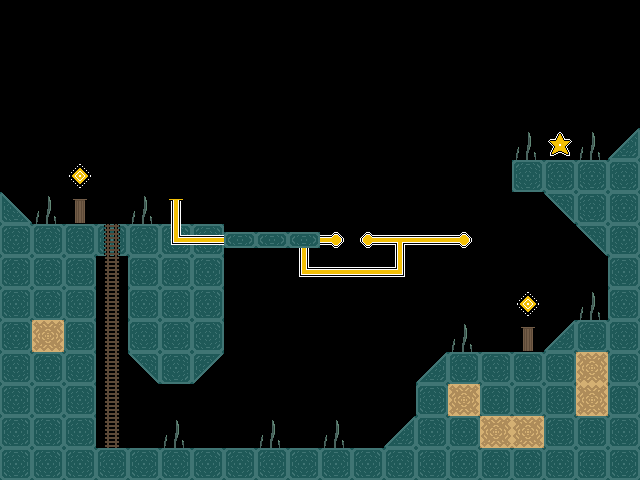

The image is a tile-based game level rendered from a .tmx file. Its description and complete source (layers, tilesets, objects, tile grids) follow:
An orthogonal 20x15 tile map with 32x32 px tiles, 8 tile layers (Background, Ground, Platform, Walls, ...).

<map version="1.10" tiledversion="1.11.0" orientation="orthogonal" renderorder="right-down" width="20" height="15" tilewidth="32" tileheight="32" infinite="0" nextlayerid="11" nextobjectid="1">
 <tileset firstgid="1" source="../Tilesets/stargame_tilesets-Sheet.tsx" />
 <layer id="10" name="Background" width="20" height="15">
  <data encoding="csv">
0,0,0,0,0,0,0,0,0,0,0,0,0,0,0,0,0,0,0,0,
0,0,0,0,0,0,0,0,0,0,0,0,0,0,0,0,0,0,0,0,
0,0,0,0,0,0,0,0,0,0,0,0,0,0,0,0,0,0,0,0,
0,0,0,0,0,0,0,0,0,0,0,0,0,0,0,0,0,0,0,0,
0,0,0,0,0,0,0,0,0,0,0,0,0,0,0,0,21,0,21,0,
0,0,0,0,0,0,0,0,0,0,0,0,0,0,0,0,0,0,0,0,
0,21,28,0,21,0,0,0,0,0,0,0,0,0,0,0,0,0,0,0,
0,0,0,0,0,0,0,0,0,0,0,0,0,0,0,0,0,0,0,0,
0,0,0,0,0,0,0,0,0,0,0,0,0,0,0,0,0,0,0,0,
0,0,0,0,0,0,0,0,0,0,0,0,0,0,0,0,0,0,21,0,
0,0,0,0,0,0,0,0,0,0,0,0,0,0,21,0,28,0,0,0,
0,0,0,0,0,0,0,0,0,0,0,0,0,0,0,0,0,0,0,0,
0,0,0,0,0,0,0,0,0,0,0,0,0,0,0,0,0,0,0,0,
0,0,0,0,0,21,0,0,21,0,21,0,0,0,0,0,0,0,0,0,
0,0,0,0,0,0,0,0,0,0,0,0,0,0,0,0,0,0,0,0
</data>
 </layer>
 <layer id="2" name="Ground" width="20" height="15">
  <data encoding="csv">
0,0,0,0,0,0,0,0,0,0,0,0,0,0,0,0,0,0,0,0,
0,0,0,0,0,0,0,0,0,0,0,0,0,0,0,0,0,0,0,0,
0,0,0,0,0,0,0,0,0,0,0,0,0,0,0,0,0,0,0,0,
0,0,0,0,0,0,0,0,0,0,0,0,0,0,0,0,0,0,0,0,
0,0,0,0,0,0,0,0,0,0,0,0,0,0,0,0,0,0,0,1610612741,
0,0,0,0,0,0,0,0,0,0,0,0,0,0,0,0,10,10,10,10,
5,0,0,0,0,0,0,0,0,0,0,0,0,0,0,0,0,3221225477,10,10,
10,10,10,10,10,10,10,0,0,0,0,0,0,0,0,0,0,0,3221225477,10,
10,10,10,0,10,10,10,0,0,0,0,0,0,0,0,0,0,0,0,10,
10,10,10,0,10,10,10,0,0,0,0,0,0,0,0,0,0,0,0,10,
10,9,10,0,10,10,10,0,0,0,0,0,0,0,0,0,0,1610612741,10,10,
10,10,10,0,3221225477,10,2684354565,0,0,0,0,0,0,1610612741,10,10,10,10,9,10,
10,10,10,0,0,0,0,0,0,0,0,0,0,10,9,10,10,10,9,10,
10,10,10,0,0,0,0,0,0,0,0,0,1610612741,10,10,9,9,10,10,10,
10,10,10,10,10,10,10,10,10,10,10,10,10,10,10,10,10,10,10,10
</data>
 </layer>
 <layer id="3" name="Platform" width="20" height="15">
  <data encoding="csv">
0,0,0,0,0,0,0,0,0,0,0,0,0,0,0,0,0,0,0,0,
0,0,0,0,0,0,0,0,0,0,0,0,0,0,0,0,0,0,0,0,
0,0,0,0,0,0,0,0,0,0,0,0,0,0,0,0,0,0,0,0,
0,0,0,0,0,0,0,0,0,0,0,0,0,0,0,0,0,0,0,0,
0,0,0,0,0,0,0,0,0,0,0,0,0,0,0,0,0,0,0,0,
0,0,0,0,0,0,0,0,0,0,0,0,0,0,0,0,0,0,0,0,
0,0,0,0,0,0,0,0,0,0,0,0,0,0,0,0,0,0,0,0,
0,0,0,0,0,0,0,0,0,0,0,0,0,0,0,0,0,0,0,0,
0,0,0,0,0,0,0,0,0,0,0,0,0,0,0,0,0,0,0,0,
0,0,0,0,0,0,0,0,0,0,0,0,0,0,0,0,0,0,0,0,
0,0,0,0,0,0,0,0,0,0,0,0,0,0,0,0,0,0,0,0,
0,0,0,0,0,0,0,0,0,0,0,0,0,0,0,0,0,0,0,0,
0,0,0,0,0,0,0,0,0,0,0,0,0,0,0,0,0,0,0,0,
0,0,0,0,0,0,0,0,0,0,0,0,0,0,0,0,0,0,0,0,
0,0,0,0,0,0,0,0,0,0,0,0,0,0,0,0,0,0,0,0
</data>
 </layer>
 <layer id="4" name="Walls" width="20" height="15">
  <data encoding="csv">
0,0,0,0,0,0,0,0,0,0,0,0,0,0,0,0,0,0,0,0,
0,0,0,0,0,0,0,0,0,0,0,0,0,0,0,0,0,0,0,0,
0,0,0,0,0,0,0,0,0,0,0,0,0,0,0,0,0,0,0,0,
0,0,0,0,0,0,0,0,0,0,0,0,0,0,0,0,0,0,0,0,
0,0,0,0,0,0,0,0,0,0,0,0,0,0,0,0,0,0,0,0,
0,0,0,0,0,0,0,0,0,0,0,0,0,0,0,0,0,0,0,0,
0,0,0,0,0,0,0,0,0,0,0,0,0,0,0,0,0,0,0,0,
0,0,0,0,0,0,0,0,0,0,0,0,0,0,0,0,0,0,0,0,
0,0,0,0,0,0,0,0,0,0,0,0,0,0,0,0,0,0,0,0,
0,0,0,0,0,0,0,0,0,0,0,0,0,0,0,0,0,0,0,0,
0,0,0,0,0,0,0,0,0,0,0,0,0,0,0,0,0,0,0,0,
0,0,0,0,0,0,0,0,0,0,0,0,0,0,0,0,0,0,0,0,
0,0,0,0,0,0,0,0,0,0,0,0,0,0,0,0,0,0,0,0,
0,0,0,0,0,0,0,0,0,0,0,0,0,0,0,0,0,0,0,0,
0,0,0,0,0,0,0,0,0,0,0,0,0,0,0,0,0,0,0,0
</data>
 </layer>
 <layer id="5" name="Wire1" width="20" height="15">
  <data encoding="csv">
0,0,0,0,0,0,0,0,0,0,0,0,0,0,0,0,0,0,0,0,
0,0,0,0,0,0,0,0,0,0,0,0,0,0,0,0,0,0,0,0,
0,0,0,0,0,0,0,0,0,0,0,0,0,0,0,0,0,0,0,0,
0,0,0,0,0,0,0,0,0,0,0,0,0,0,0,0,0,0,0,0,
0,0,0,0,0,0,0,0,0,0,0,0,0,0,0,0,0,0,0,0,
0,0,0,0,0,0,0,0,0,0,0,0,0,0,0,0,0,0,0,0,
0,0,0,0,0,0,0,0,0,0,0,0,0,0,0,0,0,0,0,0,
0,0,0,0,0,1610612755,1610612753,1610612753,1610612753,2684354578,2684354576,1610612752,2684354578,1610612753,2684354576,0,0,0,0,0,
0,0,0,0,0,0,0,0,0,1610612755,2684354577,2684354577,3221225491,0,0,0,0,0,0,0,
0,0,0,0,0,0,0,0,0,0,0,0,0,0,0,0,0,0,0,0,
0,0,0,0,0,0,0,0,0,0,0,0,0,0,0,0,0,0,0,0,
0,0,0,0,0,0,0,0,0,0,0,0,0,0,0,0,0,0,0,0,
0,0,0,0,0,0,0,0,0,0,0,0,0,0,0,0,0,0,0,0,
0,0,0,0,0,0,0,0,0,0,0,0,0,0,0,0,0,0,0,0,
0,0,0,0,0,0,0,0,0,0,0,0,0,0,0,0,0,0,0,0
</data>
 </layer>
 <layer id="6" name="Foreground" width="20" height="15">
  <data encoding="csv">
0,0,0,0,0,0,0,0,0,0,0,0,0,0,0,0,0,0,0,0,
0,0,0,0,0,0,0,0,0,0,0,0,0,0,0,0,0,0,0,0,
0,0,0,0,0,0,0,0,0,0,0,0,0,0,0,0,0,0,0,0,
0,0,0,0,0,0,0,0,0,0,0,0,0,0,0,0,0,0,0,0,
0,0,0,0,0,0,0,0,0,0,0,0,0,0,0,0,0,0,0,0,
0,0,0,0,0,0,0,0,0,0,0,0,0,0,0,0,0,0,0,0,
0,0,0,0,0,0,0,0,0,0,0,0,0,0,0,0,0,0,0,0,
0,0,0,0,0,0,0,0,0,0,0,0,0,0,0,0,0,0,0,0,
0,0,0,0,0,0,0,0,0,0,0,0,0,0,0,0,0,0,0,0,
0,0,0,0,0,0,0,0,0,0,0,0,0,0,0,0,0,0,0,0,
0,0,0,0,0,0,0,0,0,0,0,0,0,0,0,0,0,0,0,0,
0,0,0,0,0,0,0,0,0,0,0,0,0,0,0,0,0,0,0,0,
0,0,0,0,0,0,0,0,0,0,0,0,0,0,0,0,0,0,0,0,
0,0,0,0,0,0,0,0,0,0,0,0,0,0,0,0,0,0,0,0,
0,0,0,0,0,0,0,0,0,0,0,0,0,0,0,0,0,0,0,0
</data>
 </layer>
 <layer id="7" name="Stairs" width="20" height="15">
  <data encoding="csv">
0,0,0,0,0,0,0,0,0,0,0,0,0,0,0,0,0,0,0,0,
0,0,0,0,0,0,0,0,0,0,0,0,0,0,0,0,0,0,0,0,
0,0,0,0,0,0,0,0,0,0,0,0,0,0,0,0,0,0,0,0,
0,0,0,0,0,0,0,0,0,0,0,0,0,0,0,0,0,0,0,0,
0,0,0,0,0,0,0,0,0,0,0,0,0,0,0,0,0,0,0,0,
0,0,0,0,0,0,0,0,0,0,0,0,0,0,0,0,0,0,0,0,
0,0,0,0,0,0,0,0,0,0,0,0,0,0,0,0,0,0,0,0,
0,0,0,41,0,0,0,0,0,0,0,0,0,0,0,0,0,0,0,0,
0,0,0,41,0,0,0,0,0,0,0,0,0,0,0,0,0,0,0,0,
0,0,0,41,0,0,0,0,0,0,0,0,0,0,0,0,0,0,0,0,
0,0,0,41,0,0,0,0,0,0,0,0,0,0,0,0,0,0,0,0,
0,0,0,41,0,0,0,0,0,0,0,0,0,0,0,0,0,0,0,0,
0,0,0,41,0,0,0,0,0,0,0,0,0,0,0,0,0,0,0,0,
0,0,0,41,0,0,0,0,0,0,0,0,0,0,0,0,0,0,0,0,
0,0,0,0,0,0,0,0,0,0,0,0,0,0,0,0,0,0,0,0
</data>
 </layer>
 <layer id="8" name="Objects" width="20" height="15">
  <data encoding="csv">
0,0,0,0,0,0,0,0,0,0,0,0,0,0,0,0,0,0,0,0,
0,0,0,0,0,0,0,0,0,0,0,0,0,0,0,0,0,0,0,0,
0,0,0,0,0,0,0,0,0,0,0,0,0,0,0,0,0,0,0,0,
0,0,0,0,0,0,0,0,0,0,0,0,0,0,0,0,0,0,0,0,
0,0,0,0,0,0,0,0,0,0,0,0,0,0,0,0,0,33,0,0,
0,0,29,0,0,0,0,0,0,0,0,0,0,0,0,0,0,0,0,0,
0,0,0,0,0,42,0,0,0,0,0,0,0,0,0,0,0,0,0,0,
0,0,0,0,0,0,0,15,15,15,0,0,0,0,0,0,0,0,0,0,
0,0,0,0,0,0,0,0,0,0,0,0,0,0,0,0,0,0,0,0,
0,0,0,0,0,0,0,0,0,0,0,0,0,0,0,0,29,0,0,0,
0,0,0,0,0,0,0,0,0,0,0,0,0,0,0,0,0,0,0,0,
0,0,0,0,0,0,0,0,0,0,0,0,0,0,0,0,0,0,0,0,
0,0,0,0,0,0,0,0,0,0,0,0,0,0,0,0,0,0,0,0,
0,0,0,0,0,0,0,0,0,0,0,0,0,0,0,0,0,0,0,0,
0,0,0,0,0,0,0,0,0,0,0,0,0,0,0,0,0,0,0,0
</data>
 </layer>
</map>
